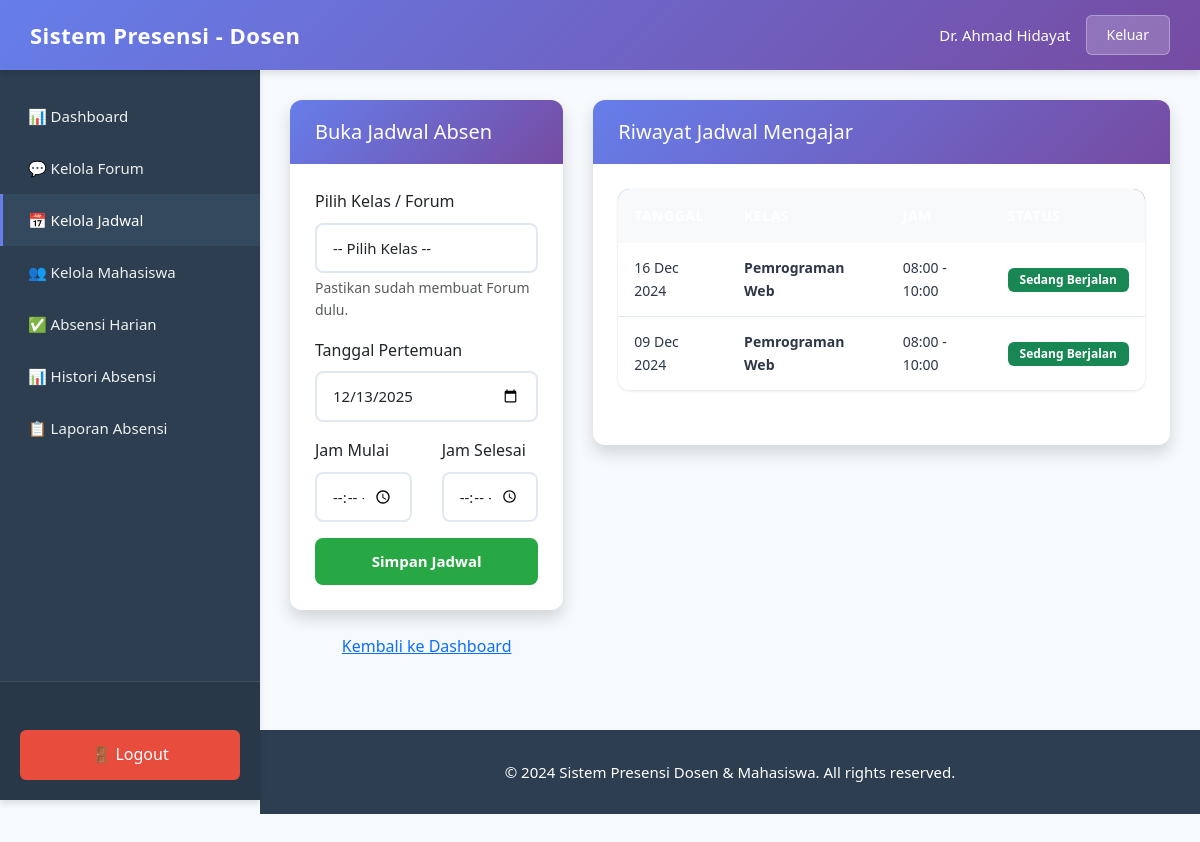
/dosen/kelola_jadwal.php (signed in), run on the app's committed database.
### tables this page shows
CREATE TABLE jadwal_absensi (
    id INT AUTO_INCREMENT PRIMARY KEY,
    forum_id INT NOT NULL,
    tanggal DATE NOT NULL,
    waktu_mulai TIME NOT NULL,
    waktu_selesai TIME NOT NULL,
    topik VARCHAR(200),
    status ENUM('aktif', 'selesai') DEFAULT 'aktif',
    created_by INT,
    created_at TIMESTAMP DEFAULT CURRENT_TIMESTAMP,
    FOREIGN KEY (forum_id) REFERENCES forums(id) ON DELETE CASCADE,
    FOREIGN KEY (created_by) REFERENCES users(id) ON DELETE CASCADE
);

CREATE TABLE forums (
    id INT AUTO_INCREMENT PRIMARY KEY,
    kode_forum VARCHAR(20) NOT NULL UNIQUE,
    judul VARCHAR(100) NOT NULL,
    deskripsi TEXT,
    dosen_id INT,
    created_by INT,
    created_at TIMESTAMP DEFAULT CURRENT_TIMESTAMP,
    FOREIGN KEY (dosen_id) REFERENCES users(id) ON DELETE CASCADE,
    FOREIGN KEY (created_by) REFERENCES users(id) ON DELETE CASCADE
);

### dosen/kelola_jadwal.php (the view, shortened to what this page needs)
<?php
require_once __DIR__ . '/../config.php';
$dosen_id = $_SESSION['user_id'] ?? 1;
$query_jadwal = "SELECT j.*, f.judul AS nama_forum
                 FROM jadwal_absensi j
                 JOIN forums f ON j.forum_id = f.id
                 WHERE j.created_by = '$dosen_id'
                 ORDER BY j.tanggal DESC, j.waktu_mulai DESC";
$result_jadwal = mysqli_query($conn, $query_jadwal);
include __DIR__ . '/../includes/header.php';
?>
<div class="row">
        <div class="col-md-4">
            <div class="card shadow mb-4">
                <div class="card-header bg-success text-white">
                    <h5 class="mb-0">Buka Jadwal Absen</h5>
                </div>
                <div class="card-body">
                    <form method="POST">
                        <div class="mb-3">
                            <label class="form-label">Pilih Kelas / Forum</label>
                            <select name="forum_id" class="form-select" required>
                                <option value="">-- Pilih Kelas --</option>
                            </select>
                            <div class="form-text">Pastikan sudah membuat Forum dulu.</div>
                        </div>
                        <div class="mb-3">
                            <label class="form-label">Tanggal Pertemuan</label>
                            <input type="date" name="tanggal" class="form-control" value="<?= date('Y-m-d'); ?>" required>
                        </div>
                        <div class="row">
                            <div class="col-6 mb-3">
                                <label class="form-label">Jam Mulai</label>
                                <input type="time" name="waktu_mulai" class="form-control" required>
                            </div>
                            <div class="col-6 mb-3">
                                <label class="form-label">Jam Selesai</label>
                                <input type="time" name="waktu_selesai" class="form-control" required>
                            </div>
                        </div>
                        <div class="d-grid">
                            <button type="submit" name="buat_jadwal" class="btn btn-success">
                                Simpan Jadwal
                            </button>
                        </div>
                    </form>
                </div>
            </div>
            <div class="text-center">
                <a href="dashboard.php">Kembali ke Dashboard</a>
            </div>
        </div>
        <div class="col-md-8">
            <div class="card shadow">
                <div class="card-header bg-white">
                    <h5 class="mb-0">Riwayat Jadwal Mengajar</h5>
                </div>
                <div class="card-body">
                    <div class="table-responsive">
                        <table class="table table-hover align-middle">
                            <thead class="table-light">
                                <tr>
                                    <th>Tanggal</th>
                                    <th>Kelas</th>
                                    <th>Jam</th>
                                    <th>Status</th>
                                </tr>
                            </thead>
                            <tbody>
                                <?php if(mysqli_num_rows($result_jadwal) > 0): ?>
                                    <?php while($row = mysqli_fetch_assoc($result_jadwal)): ?>
                                    <tr>
                                        <td><?= date('d M Y', strtotime($row['tanggal'])); ?></td>
                                        <td><strong><?= $row['nama_forum']; ?></strong></td>
                                        <td>
                                            <?= date('H:i', strtotime($row['waktu_mulai'])); ?> -
                                            <?= date('H:i', strtotime($row['waktu_selesai'])); ?>
                                        </td>
                                        <td>
                                            <?php if($row['status'] == 'aktif'): ?>
                                                <span class="badge bg-success">Sedang Berjalan</span>
                                            <?php else: ?>
                                                <span class="badge bg-secondary">Selesai</span>
                                            <?php endif; ?>
                                        </td>
                                    </tr>
                                    <?php endwhile; ?>
                                <?php else: ?>
                                    <tr>
                                        <td colspan="4" class="text-center text-muted py-4">Belum ada jadwal dibuat.</td>
                                    </tr>
                                <?php endif; ?>
                            </tbody>
                        </table>
                    </div>
                </div>
            </div>
        </div>
    </div>
<?php include __DIR__ . '/../includes/footer.php'; ?>

### assets/css/style.css (style rules this page uses)
:root { --primary-gradient-start: #667eea; --primary-gradient-end: #764ba2; --sidebar-bg: #2c3e50; --sidebar-active: #34495e; --text-dark: #2d3748; --text-light: #718096; --border-color: #e2e8f0; --shadow-sm: 0 1px 3px rgba(0, 0, 0, 0.12); --shadow-md: 0 4px 6px rgba(0, 0, 0, 0.1); --shadow-lg: 0 10px 15px rgba(0, 0, 0, 0.1); --transition: all 0.3s ease; }
* { margin: 0; padding: 0; box-sizing: border-box; }
body { font-family: 'Segoe UI', Tahoma, Geneva, Verdana, sans-serif; background: #f7fafc; color: var(--text-dark); line-height: 1.6; min-height: 100vh; }
.form-control { width: 100%; padding: 12px 16px; border: 2px solid var(--border-color); border-radius: 8px; font-size: 15px; transition: var(--transition); background: white; }
.form-select { width: 100%; padding: 12px 16px; border: 2px solid var(--border-color); border-radius: 8px; font-size: 15px; transition: var(--transition); background: white; cursor: pointer; }
.btn { padding: 12px 24px; font-size: 15px; font-weight: 600; border-radius: 8px; border: none; cursor: pointer; transition: var(--transition); text-decoration: none; display: inline-block; text-align: center; }
.table-responsive { background: white; border-radius: 12px; box-shadow: var(--shadow-sm); overflow: hidden; margin-bottom: 30px; }
.table { width: 100%; margin: 0; }
.table thead { background: linear-gradient(135deg, var(--primary-gradient-start), var(--primary-gradient-end)); }
.table thead th { color: white; font-weight: 600; padding: 16px; font-size: 14px; text-transform: uppercase; letter-spacing: 0.5px; border: none; }
.table tbody td { padding: 14px 16px; font-size: 14px; color: var(--text-dark); border-bottom: 1px solid var(--border-color); }
.table tbody tr:last-child td { border-bottom: none; }
.badge { padding: 6px 12px; border-radius: 6px; font-size: 12px; font-weight: 600; display: inline-block; }
.card { background: white; border-radius: 12px; box-shadow: var(--shadow-sm); margin-bottom: 24px; border: none; overflow: hidden; }
.card-header { background: linear-gradient(135deg, var(--primary-gradient-start), var(--primary-gradient-end)); color: white; padding: 20px 25px; font-size: 18px; font-weight: 600; border: none; }
.card-body { padding: 25px; }
.shadow { box-shadow: 0 0.5rem 1rem rgba(0, 0, 0, 0.15) !important; }
.mb-4 { margin-bottom: 1.5rem !important; }
.btn-success { background: #28a745; color: white; }
.text-center { text-align: center; }
.mb-3 { margin-bottom: 1rem; }
.mb-4 { margin-bottom: 1.5rem; }
.row { display: flex; flex-wrap: wrap; margin-left: -15px; margin-right: -15px; }
.row > * { padding-left: 15px; padding-right: 15px; }
.col-md-4 { flex: 0 0 auto; width: 33.333333%; }
.col-md-8 { flex: 0 0 auto; width: 66.666667%; }

### data on the page
jadwal_absensi: tanggal "16 Dec 2024", forum.judul "Pemrograman Web", waktu_mulai "08:00", waktu_selesai "10:00", status "Sedang Berjalan"
jadwal_absensi: tanggal "09 Dec 2024", forum.judul "Pemrograman Web", waktu_mulai "08:00", waktu_selesai "10:00", status "Sedang Berjalan"

### other printed values
$_SESSION['role'] "Dosen"
$_SESSION['nama'] "Dr. Ahmad Hidayat"
